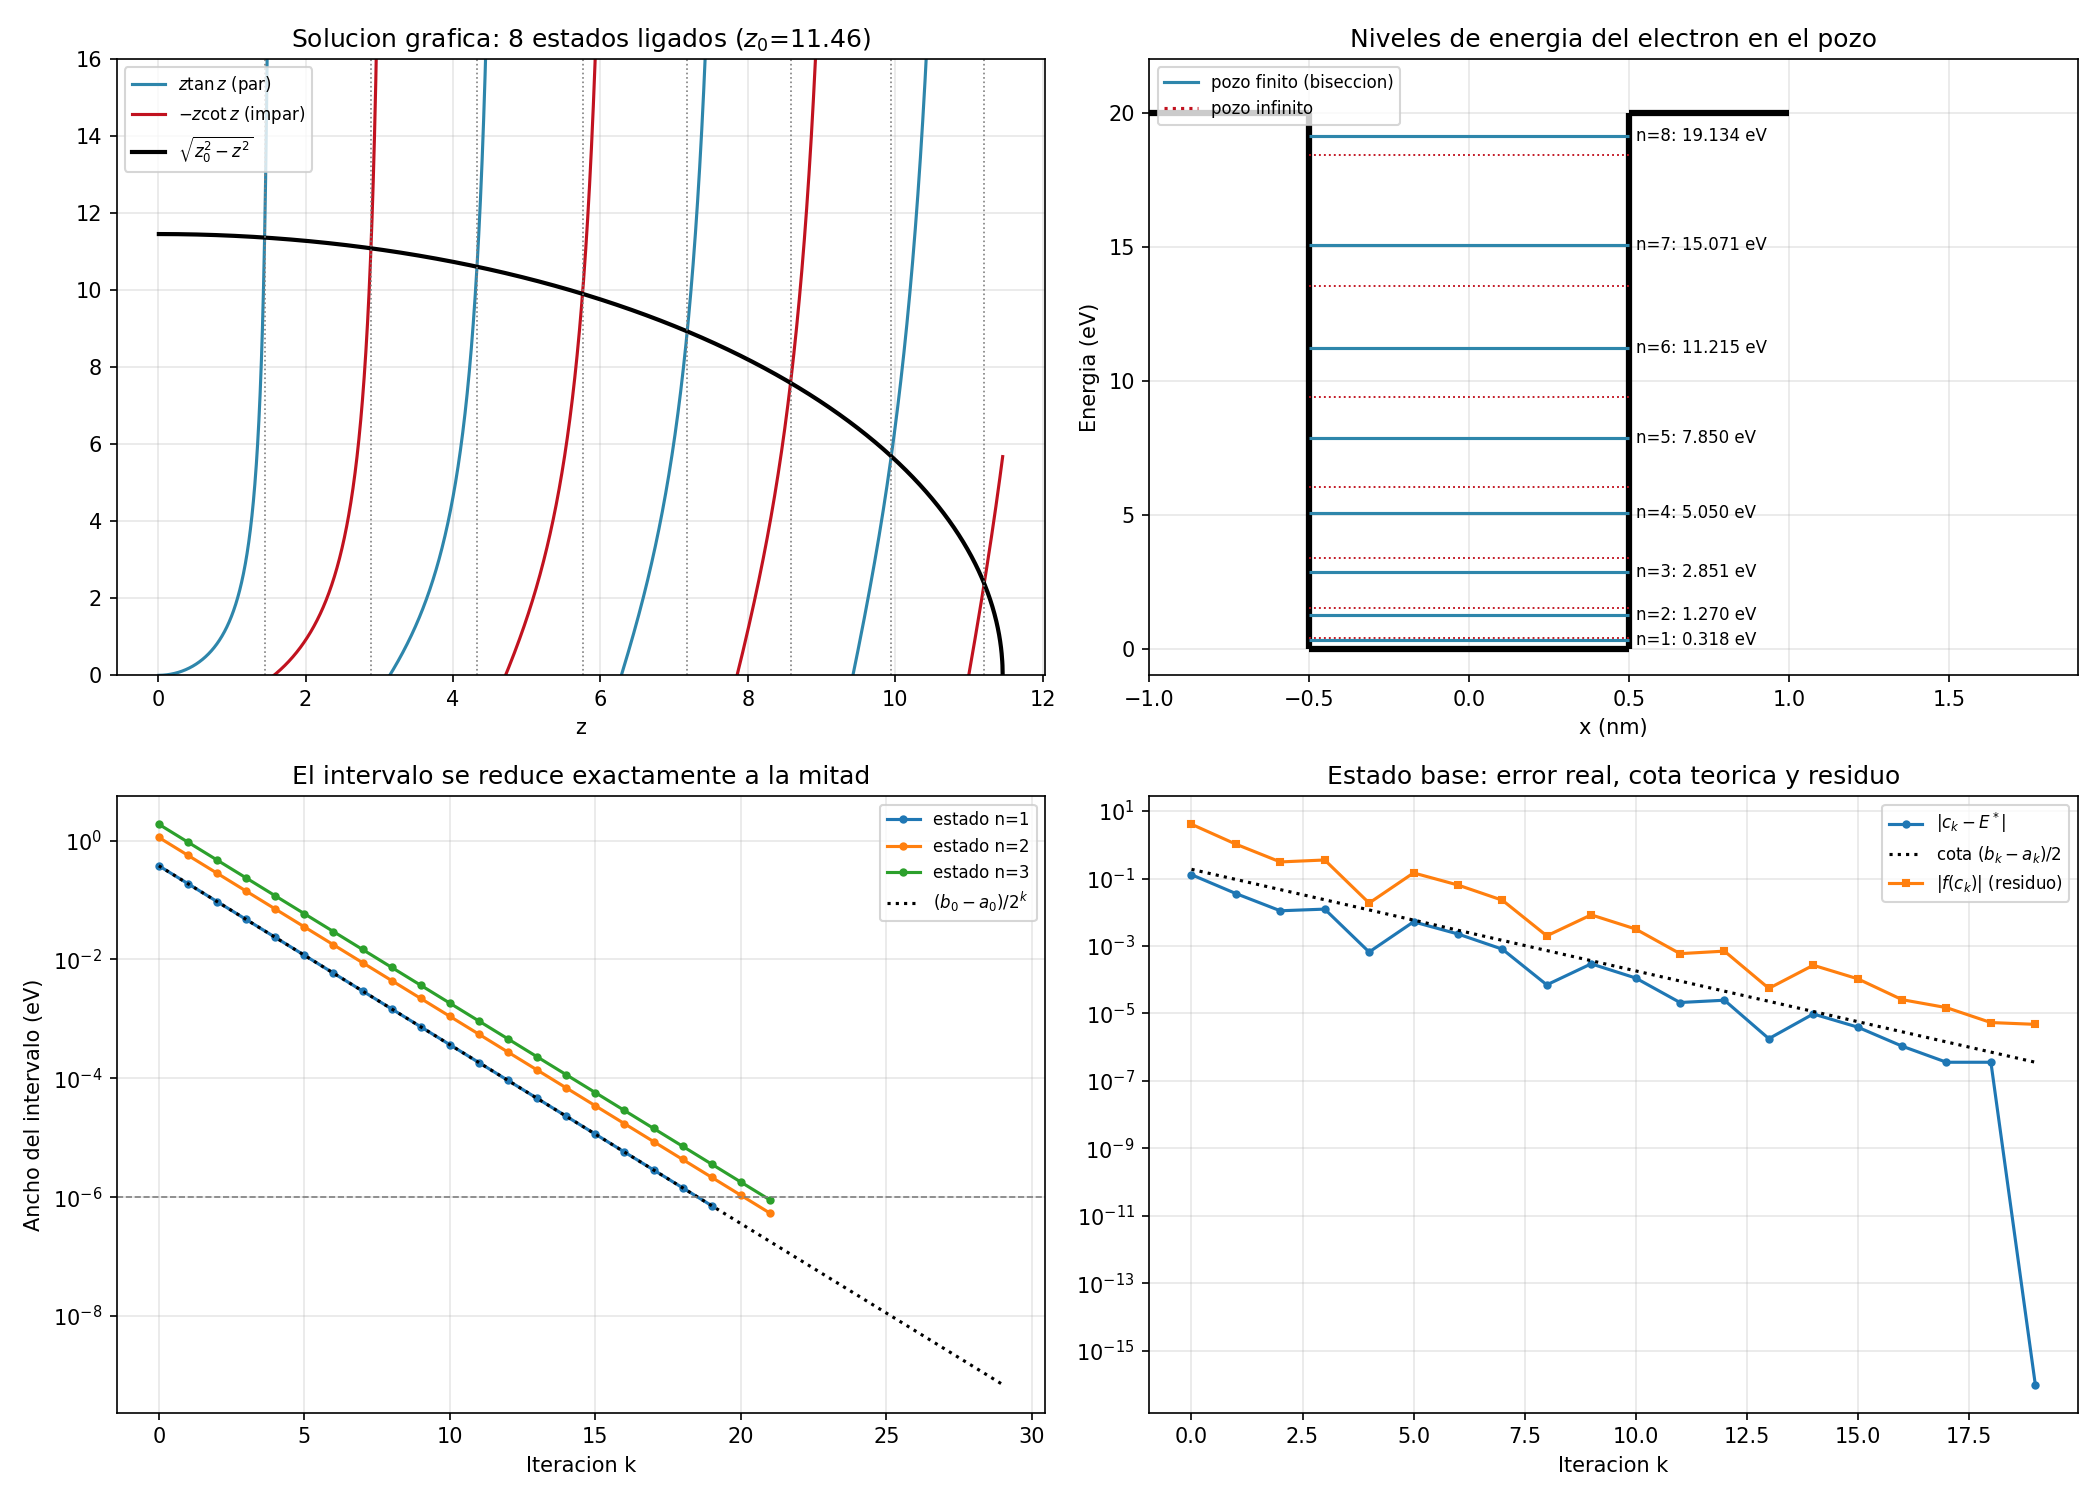

Generate this figure with Python:
r"""
=============================================================================
 TEMA: Busqueda binaria (metodo de biseccion)
 CURSO: Fisica Computacional II
=============================================================================

IDEA DEL METODO Y SU JUSTIFICACION
-----------------------------------------------------------------
Teorema del valor intermedio: si f es continua en [a, b] y f(a) f(b) < 0,
existe al menos una raiz de f en (a, b). La busqueda binaria explota esto:

   1. c = (a + b)/2.
   2. Si f(a) f(c) < 0 la raiz esta en [a, c]  -> b = c ; si no, en [c, b] -> a = c.
   3. Se repite hasta que el intervalo sea menor que la tolerancia.

Cada paso CONSERVA el cambio de signo, asi que la raiz queda siempre atrapada
(por eso el metodo no puede fallar si f es continua y el intervalo inicial
es valido) y el intervalo se reduce EXACTAMENTE a la mitad:

        (b_n - a_n) = (b_0 - a_0) / 2^n .

Tomando como estimacion el punto medio, |c_n - x*| <= (b_0 - a_0)/2^{n+1}.
Para garantizar una precision eps hacen falta

        N = ceil( log2( (b_0 - a_0) / eps ) )

iteraciones, numero que se conoce ANTES de empezar (no depende de f).
Es convergencia lineal con razon 1/2: se gana ~0.3 cifras decimales
(log10 2) por iteracion, mas lenta que Newton, pero totalmente robusta.

EJEMPLO FISICO: niveles de energia de un pozo de potencial cuadrado finito
-----------------------------------------------------------------
Un electron en un pozo de profundidad V0 y ancho w (V = 0 para |x| < a,
a = w/2; V = V0 fuera). Los estados ligados (0 < E < V0) se obtienen
empalmando psi y psi' en x = a. Con

    z = a k ,   k = sqrt(2 m E)/hbar ,    z0 = (a/hbar) sqrt(2 m V0) ,

las condiciones de empalme dan, para estados de paridad par e impar:

    par   :  z tan z       = sqrt(z0^2 - z^2)
    impar : -z cot z       = sqrt(z0^2 - z^2)

Son ecuaciones TRASCENDENTES: no tienen solucion algebraica, y hay que
resolverlas numericamente. La bisección es ideal porque cada estado ligado
tiene un intervalo natural: el n-esimo estado (n = 0, 1, 2, ...) tiene su
raiz en  n pi/2 < z < (n+1) pi/2  (recortado a z <= z0).

TRUCO PARA EVITAR LOS POLOS (importante): tan z y cot z divergen en los
extremos de esos intervalos. Un cambio de signo producido por un POLO (de
+inf a -inf) NO es una raiz, y la biseccion lo confundiria con una. Se
multiplican las ecuaciones por cos z (o sin z) para obtener funciones
continuas sin polos que tienen exactamente las mismas raices en el intervalo:

    par   : f(z) = z sin z - sqrt(z0^2 - z^2) cos z = 0
    impar : f(z) = z cos z + sqrt(z0^2 - z^2) sin z = 0

Se verifica que f cambia de signo en cada intervalo [n pi/2, (n+1) pi/2]
(evaluando en los extremos, donde sin o cos se anulan). Abajo se demuestra
tambien que la forma con tan SI falla si el intervalo contiene un polo.

Se bisecta directamente en la ENERGIA E (en eV), para que la tolerancia sea
fisica (1e-6 eV).
"""

import numpy as np
import matplotlib.pyplot as plt

np.set_printoptions(precision=8, suppress=True)

# -----------------------------------------------------------------------
# Parametros fisicos
# -----------------------------------------------------------------------
HBAR2_2M = 0.0380998212        # hbar^2 / (2 m_e)  en eV nm^2
V0 = 20.0                      # eV
W = 1.0                        # ancho del pozo (nm)
A_HALF = W / 2                 # semiancho a (nm)
Z0 = A_HALF * np.sqrt(V0 / HBAR2_2M)


def z_de_E(E):
    return A_HALF * np.sqrt(E / HBAR2_2M)


def E_de_z(z):
    return HBAR2_2M * (z / A_HALF) ** 2


def f_par(E):
    z = z_de_E(E)
    return z * np.sin(z) - np.sqrt(max(Z0 ** 2 - z ** 2, 0.0)) * np.cos(z)


def f_impar(E):
    z = z_de_E(E)
    return z * np.cos(z) + np.sqrt(max(Z0 ** 2 - z ** 2, 0.0)) * np.sin(z)


def busqueda_binaria(f, a, b, tol=1e-6, max_iter=200):
    """Biseccion. Devuelve (raiz, historial de puntos medios, de anchos y de
    |f(c)|). Exige cambio de signo en [a, b]."""
    fa, fb = f(a), f(b)
    if fa * fb > 0:
        raise ValueError(f"f(a) y f(b) tienen el mismo signo: [{a:.4f}, {b:.4f}] "
                         "no garantiza una raiz")
    medios, anchos, residuos = [], [], []
    for _ in range(max_iter):
        c = 0.5 * (a + b)
        fc = f(c)
        medios.append(c); anchos.append(b - a); residuos.append(abs(fc))
        if fa * fc < 0:
            b, fb = c, fc
        else:
            a, fa = c, fc
        if (b - a) < tol:
            break
    c = 0.5 * (a + b)
    medios.append(c); anchos.append(b - a); residuos.append(abs(f(c)))
    return c, np.array(medios), np.array(anchos), np.array(residuos)


# =========================================================================
# 1) Todos los estados ligados
# =========================================================================
n_estados = int(np.floor(2 * Z0 / np.pi)) + 1
tol = 1e-6

print(f"z0 = {Z0:.5f}  ->  numero de estados ligados = floor(2 z0/pi)+1 = {n_estados}")
print(f"\n{'n':>2} {'paridad':>8} {'intervalo en E (eV)':>26} {'E (eV)':>14} {'iter':>5} "
      f"{'N teorico':>10} {'|f(E)|':>10}")

niveles, historias = [], []
for n in range(n_estados):
    z_lo = n * np.pi / 2
    z_hi = min((n + 1) * np.pi / 2, Z0)
    E_lo, E_hi = E_de_z(z_lo), E_de_z(z_hi)
    f = f_par if n % 2 == 0 else f_impar
    # el extremo inferior puede ser exactamente E=0 (n=0); se evita E=0 puro
    E_lo = max(E_lo, 1e-9)
    E_raiz, medios, anchos, resid = busqueda_binaria(f, E_lo, E_hi, tol=tol)
    N_teo = int(np.ceil(np.log2((E_hi - E_lo) / tol)))
    niveles.append(E_raiz)
    historias.append((medios, anchos, resid, E_lo, E_hi))
    print(f"{n:2d} {'par' if n % 2 == 0 else 'impar':>8} "
          f"[{E_lo:9.4f}, {E_hi:9.4f}] {E_raiz:14.8f} {len(anchos)-1:5d} "
          f"{N_teo:10d} {resid[-1]:10.2e}")

niveles = np.array(niveles)

# =========================================================================
# 2) Verificacion independiente (brentq de scipy, si esta disponible)
# =========================================================================
print("\nVerificacion con scipy.optimize.brentq (solo como referencia):")
try:
    from scipy.optimize import brentq
    ref = []
    for n in range(n_estados):
        z_lo = n * np.pi / 2
        z_hi = min((n + 1) * np.pi / 2, Z0)
        f = f_par if n % 2 == 0 else f_impar
        ref.append(brentq(f, max(E_de_z(z_lo), 1e-9), E_de_z(z_hi), xtol=1e-14))
    ref = np.array(ref)
    print(f"   max |E_biseccion - E_brentq| = {np.max(np.abs(niveles - ref)):.2e} eV "
          f"(tolerancia pedida {tol:.0e} eV)")
except ImportError:
    ref = None
    print("   scipy no disponible; se omite.")

# --- comparacion con el pozo infinito del mismo ancho ---
n_inf = np.arange(1, n_estados + 1)
E_inf = HBAR2_2M * (n_inf * np.pi / W) ** 2
print("\n   n    E finito (eV)   E pozo infinito (eV)   diferencia relativa")
for i in range(n_estados):
    print(f"  {i+1:2d}   {niveles[i]:12.5f}   {E_inf[i]:18.5f}   "
          f"{(E_inf[i]-niveles[i])/E_inf[i]:14.3%}")
print("(el pozo finito tiene niveles mas BAJOS: la funcion de onda se filtra a "
      "la region prohibida y 've' un pozo efectivamente mas ancho)")

# =========================================================================
# 3) Anti-ejemplo: la forma con tan tiene un polo en el intervalo
# =========================================================================
print("\n" + "=" * 70)
print("ANTI-EJEMPLO: bisecar la forma con tan sobre un intervalo con polo")
print("=" * 70)
g_tan = lambda E: z_de_E(E) * np.tan(z_de_E(E)) - np.sqrt(max(Z0 ** 2 - z_de_E(E) ** 2, 0))
E_a, E_b = E_de_z(1.5), E_de_z(1.7)         # contiene SOLO el polo z = pi/2 (la raiz esta en z~1.44)
E_falsa, _, _, _ = busqueda_binaria(g_tan, E_a, E_b, tol=1e-9)
print(f"   cambio de signo en [{E_a:.3f}, {E_b:.3f}] eV (z de 1.5 a 1.7: contiene el polo z=pi/2 y ninguna raiz)")
print(f"   la biseccion converge a E = {E_falsa:.6f} eV (z = {z_de_E(E_falsa):.6f}; pi/2 = {np.pi/2:.6f})")
print(f"   |g(E)| = {abs(g_tan(E_falsa)):.2e}  (enorme: NO es una raiz)")
print(f"   con la forma sin polos, |f(E)| en la raiz verdadera = {historias[0][2][-1]:.2e}")

# =========================================================================
# 4) Graficas
# =========================================================================
fig, axes = plt.subplots(2, 2, figsize=(14, 10))

# (a) solucion grafica
zz = np.linspace(0.01, Z0, 4000)
s = np.sqrt(np.maximum(Z0 ** 2 - zz ** 2, 0))
with np.errstate(all="ignore"):
    par = zz * np.tan(zz)
    imp = -zz / np.tan(zz)
par[np.abs(par) > 40] = np.nan
imp[np.abs(imp) > 40] = np.nan
axes[0, 0].plot(zz, par, color="#2E86AB", label=r"$z\tan z$ (par)")
axes[0, 0].plot(zz, imp, color="#C1121F", label=r"$-z\cot z$ (impar)")
axes[0, 0].plot(zz, s, "k", lw=2, label=r"$\sqrt{z_0^2-z^2}$")
for E_n in niveles:
    axes[0, 0].axvline(z_de_E(E_n), color="gray", ls=":", lw=0.8)
axes[0, 0].set_ylim(0, 16)
axes[0, 0].set_xlabel("z")
axes[0, 0].set_title(f"Solucion grafica: {n_estados} estados ligados ($z_0$={Z0:.2f})")
axes[0, 0].legend(fontsize=8)
axes[0, 0].grid(alpha=0.3)

# (b) diagrama de niveles
axes[0, 1].hlines(0, -0.5 * W, 0.5 * W, color="k", lw=3)
axes[0, 1].vlines([-0.5 * W, 0.5 * W], 0, V0, color="k", lw=3)
axes[0, 1].hlines(V0, -1.0, -0.5 * W, color="k", lw=3)
axes[0, 1].hlines(V0, 0.5 * W, 1.0, color="k", lw=3)
for i, E_n in enumerate(niveles):
    axes[0, 1].hlines(E_n, -0.5 * W, 0.5 * W, color="#2E86AB")
    axes[0, 1].text(0.52 * W, E_n, f"n={i+1}: {E_n:.3f} eV", fontsize=8, va="center")
    axes[0, 1].hlines(E_inf[i], -0.5 * W, 0.5 * W, color="#C1121F", ls=":", lw=0.9)
axes[0, 1].plot([], [], color="#2E86AB", label="pozo finito (biseccion)")
axes[0, 1].plot([], [], color="#C1121F", ls=":", label="pozo infinito")
axes[0, 1].set_xlim(-1.0, 1.9)
axes[0, 1].set_ylim(-1, V0 + 2)
axes[0, 1].set_xlabel("x (nm)")
axes[0, 1].set_ylabel("Energia (eV)")
axes[0, 1].set_title("Niveles de energia del electron en el pozo")
axes[0, 1].legend(fontsize=8, loc="upper left")
axes[0, 1].grid(alpha=0.3)

# (c) ancho del intervalo vs iteracion
for i in [0, 1, 2]:
    _, anchos, _, E_lo, E_hi = historias[i]
    k = np.arange(len(anchos))
    axes[1, 0].semilogy(k, anchos, "o-", ms=3, label=f"estado n={i+1}")
axes[1, 0].semilogy(np.arange(30), (historias[0][4] - historias[0][3]) / 2.0 ** np.arange(30),
                    "k:", label=r"$(b_0-a_0)/2^k$")
axes[1, 0].axhline(tol, color="gray", ls="--", lw=0.8)
axes[1, 0].set_xlabel("Iteracion k")
axes[1, 0].set_ylabel("Ancho del intervalo (eV)")
axes[1, 0].set_title("El intervalo se reduce exactamente a la mitad")
axes[1, 0].legend(fontsize=8)
axes[1, 0].grid(alpha=0.3, which="both")

# (d) error del punto medio y residuo
medios, anchos, resid, E_lo, E_hi = historias[0]
err = np.abs(medios - niveles[0])
k = np.arange(len(medios))
axes[1, 1].semilogy(k, err + 1e-16, "o-", ms=3, label=r"$|c_k-E^*|$")
axes[1, 1].semilogy(k, anchos / 2, "k:", label=r"cota $(b_k-a_k)/2$")
axes[1, 1].semilogy(k, resid + 1e-16, "s-", ms=3, label=r"$|f(c_k)|$ (residuo)")
axes[1, 1].set_xlabel("Iteracion k")
axes[1, 1].set_title("Estado base: error real, cota teorica y residuo")
axes[1, 1].legend(fontsize=8)
axes[1, 1].grid(alpha=0.3, which="both")

plt.tight_layout()
plt.savefig("11_busqueda_binaria.png", dpi=150)
print("\nGrafica guardada en 11_busqueda_binaria.png")
